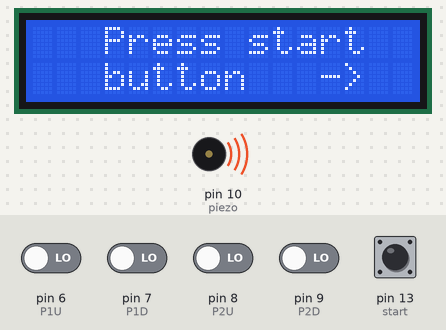
The sketch below on a simulated Arduino Uno, built with avr-gcc and run on an emulated ATmega328P. Parts: 16×2 character LCD, buzzer (waves = sounding). The test bench sets the inputs (shaded band); at power-on: pin 6 (P1U), pin 7 (P1D), pin 8 (P2U), pin 9 (P2D), pin 13 (start) LOW.

Above: at 5.8 s.
5.9 s: pin 13 (start) pulled HIGH for 0.15 s
At 7.1 s:
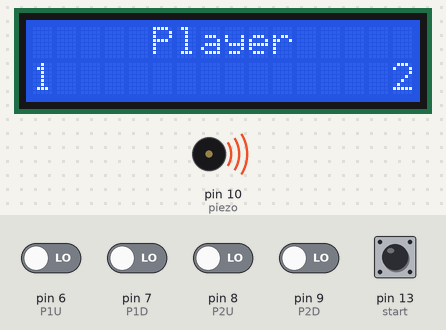
9.0 s: pin 6 (P1U) driven HIGH
At 11.33 s:
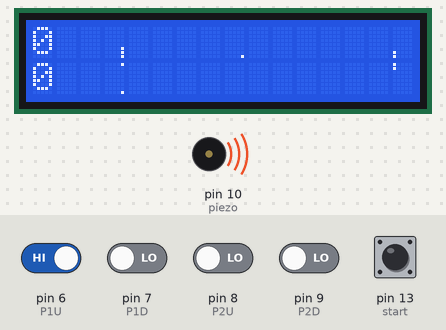
12.0 s: pin 7 (P1D) driven HIGH
At 12.55 s:
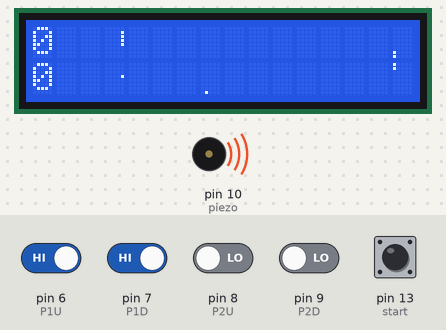
15.0 s: pin 6 (P1U) driven LOW
At 16.6 s:
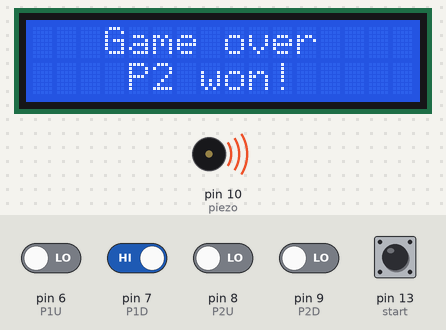
Timing chart, 0 to 18.1 s (numbered marks = the images above; inputs shaded):
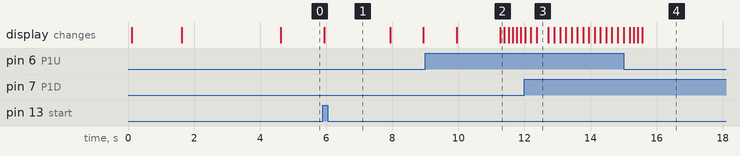

The sketch:

Ping_Pong_Game_Code_for_DIY.ino
```cpp
#include <LiquidCrystal.h>
LiquidCrystal lcd(12, 11, 5, 4, 3, 2);

#define start 13
#define P1U 6
#define P1D 7
#define P2U 8
#define P2D 9
#define piezo 10


byte paddle1[16] = {0, 0, 0, 0, 0, 0, 1, 1, 1, 1, 0, 0, 0, 0, 0, 0};
byte player11[8] = {0, 0, 0, 0, 0, 0, 1, 1};
byte player12[8] = {1, 1, 0, 0, 0, 0, 0, 0};

byte paddle2[16] = {0, 0, 0, 0, 0, 0, 16, 16, 16, 16, 0, 0, 0, 0, 0, 0};
byte player21[8] = {0, 0, 0, 0, 0, 0, 16, 16};
byte player22[8] = {16, 16, 0, 0, 0, 0, 0, 0};

byte ball[16] = {0, 0, 0, 0, 0, 0, 0, 1, 0, 0, 0, 0, 0, 0, 0, 0};
byte ball1[8] = {0, 0, 0, 0, 0, 0, 0, 1};
byte ball2[8] = {0, 0, 0, 0, 0, 0, 0, 0};


int x = 0, bounce = 0, v1 = 0, v2 = 0, v3 = 0;
char direction = 'L';
int score1 = 0, score2 = 0;
boolean game = 0;
int a = 0;

void setup() {
  pinMode(P1U, INPUT);
  pinMode(P1D, INPUT);
  pinMode(P2U, INPUT);
  pinMode(P2D, INPUT);
  pinMode(start, INPUT);
  pinMode(piezo, OUTPUT);

  piezoSound(50);
  lcd.begin(16, 2);
  lcd.clear();
  lcd.setCursor(2, 0);
  lcd.print("Arduino UNO");
  lcd.setCursor(1, 1);
  lcd.print("Ping Pong Game");
  delay(1500);
  lcd.clear();
  lcd.setCursor(0, 0);
  lcd.print("Developed by:");
  lcd.setCursor(0, 1);
  lcd.print("Group-10");
  delay(3000);
}
void loop() {
  while (game == 0) {
    for (a; a < 1; a++) {
      for (int i = 0; i < 16; i++) {
        if (6 <= i && i <= 9) {
          paddle1[i] = 1;
          paddle2[i] = 16;
        }

        else {
          paddle1[i] = 0;
          paddle2[i] = 0;
        }

        if (i == 7)ball[i] = 1;
        else ball[i] = 0;
      }
      x = 8;
      lcd.clear();
      lcd.setCursor(3, 0);
      lcd.print("Press start");
      lcd.setCursor(3, 1);
      lcd.print("button   ->");
    }


    if (digitalRead(start) == HIGH) {
      lcd.clear();
      lcd.setCursor(5, 0);
      lcd.print("Player");
      lcd.setCursor(0, 1);
      lcd.print("1");
      lcd.setCursor(15, 1);
      lcd.print("2");
      delay(2000);

      for (int i = 3; i > 0; i--) {
        lcd.clear();
        lcd.setCursor(4, 0);
        lcd.print("Be ready!");
        lcd.setCursor(8, 1);
        lcd.print(i);
        if (i == 1)piezoSound(100);
        delay(1000);
      }
      a = 0;
      game = 1;
    }
    delay(100);
  }


  if (digitalRead(P1U) == HIGH) {
    paddle1Up();
    delay(50);
  }
  if (digitalRead(P1D) == HIGH) {
    paddle1Down();
    delay(50);
  }
  if (digitalRead(P2U) == HIGH) {
    paddle2Up();
    delay(50);
  }
  if (digitalRead(P2D) == HIGH) {
    paddle2Down();
    delay(50);
  }


  for (int i = 0; i <= 7; i++) {
    player11[i] = paddle1[i];
  }

  for (int i = 0, j = 8; i <= 7, j <= 15; i++, j++) {
    player12[i] = paddle1[j];
  }


  for (int i = 0; i <= 7; i++) {
    player21[i] = paddle2[i];
  }

  for (int i = 0, j = 8; i <= 7, j <= 15; i++, j++) {
    player22[i] = paddle2[j];
  }


  for (int i = 0; i <= 7; i++) {
    ball1[i] = ball[i];
    delay(8);
  }

  for (int i = 0, j = 8; i <= 7, j <= 15; i++, j++) {
    ball2[i] = ball[j];
  }


  lcd.createChar(0, player11);
  lcd.createChar(1, player12);
  lcd.createChar(2, player21);
  lcd.createChar(3, player22);
  lcd.createChar(4, ball1);
  lcd.createChar(5, ball2);


  lcd.clear();
  lcd.setCursor(0, 0);
  lcd.print(score1);
  lcd.setCursor(0, 1);
  lcd.print(score2);

  lcd.setCursor(3, 0);
  lcd.write(byte(0));
  lcd.setCursor(3, 1);
  lcd.write(byte(1));
  lcd.setCursor(15, 0);
  lcd.write(byte(2));
  lcd.setCursor(15, 1);
  lcd.write(byte(3));
  lcd.setCursor(x, 0);
  lcd.write(byte(4));
  lcd.setCursor(x, 1);
  lcd.write(byte(5));


  if (x == 3) {
    for (int b = 0; b < 16; b++) {
      if (ball[b] != 0) {
        v1 = ball[b];
        v2 = paddle1[b];
      }
    }


    if (v1 == v2) {
      direction = 'R';
      score1 += 1;
      piezoSound(10);
    }


    else {
      lcd.clear();
      lcd.setCursor(3, 0);
      lcd.print("Game over");
      lcd.setCursor(4, 1);
      lcd.print("P2 won!");


      for (int i = 0; i < 3; i++) {
        piezoSound(500);
        delay(500);
      }
      score1 = score2 = 0;
      delay(1000);
      game = 0;
    }
  }


  if (x == 15) {
    for (int b = 0; b < 16; b++) {
      if (ball[b] != 0) {
        v1 = ball[b];
        v3 = paddle2[b];
      }
    }


    if (v1 == v3) {
      direction = 'L';
      score2 += 1;
      piezoSound(10);
    }


    else {
      lcd.clear();
      lcd.setCursor(3, 0);
      lcd.print("Game over");
      lcd.setCursor(4, 1);
      lcd.print("P1 won!");


      for (int i = 0; i < 3; i++) {
        piezoSound(500);
        delay(500);
      }
      score1 = score2 = 0;
      delay(1000);
      game = 0;
    }
  }


  if (direction == 'L') {
    for (int b = 0; b < 16; b++)
      if (ball[b] == 16) x -= 1;

    if (bounce == 0)
      ballLeftDown();
    else
      ballLeftUp();
  }


  if (direction == 'R') {
    for (int b = 0; b < 16; b++)
      if (ball[b] == 1) x += 1;

    if (bounce == 0)
      ballRightDown();
    else
      ballRightUp();
  }
}


void paddle1Up() {
  if (paddle1[0] != 1) {
    int temp = paddle1[0], i;
    for (i = 0; i < 16; i++)
      paddle1[i] = paddle1[i + 1];
    paddle1[i] = temp;
  }
}


void paddle1Down() {
  if (paddle1[15] != 1) {
    int temp = paddle1[15], i;
    for (i = 15; i > 0; i--)
      paddle1[i] = paddle1[i - 1];
    paddle1[i] = temp;
  }
}


void paddle2Up() {
  if (paddle2[0] != 16) {
    int temp = paddle2[0], i;
    for (i = 0; i < 16; i++)
      paddle2[i] = paddle2[i + 1];
    paddle2[i] = temp;
  }
}


void paddle2Down() {
  if (paddle2[15] != 16) {
    int temp = paddle2[15], i;
    for (i = 15; i > 0; i--)
      paddle2[i] = paddle2[i - 1];
    paddle2[i] = temp;
  }
}


void ballLeftDown() {

  if (ball[15] == 0) {
    int temp = ball[15], i;
    for (i = 15; i > 0; i--)
      ball[i] = ball[i - 1];
    ball[i] = temp;
    ballLeft();
  }
  else {
    bounce = 1;
    piezoSound(10);
  }
}

void ballLeftUp() {

  if (ball[0] == 0) {
    int temp = ball[0], i;
    for (i = 0; i < 15; i++)
      ball[i] = ball[i + 1];
    ball[i] = temp;
    ballLeft();
  }
  else {
    bounce = 0;
    piezoSound(10);
  }
}


void ballRightDown() {

  if (ball[15] == 0) {
    int temp = ball[15], i;
    for (i = 15; i > 0; i--)
      ball[i] = ball[i - 1];
    ball[i] = temp;
    ballRight();
  }
  else {
    bounce = 1;
    piezoSound(10);
  }
}


void ballRightUp() {

  if (ball[0] == 0) {
    int temp = ball[0], i;
    for (i = 0; i < 15; i++)
      ball[i] = ball[i + 1];
    ball[i] = temp;
    ballRight();
  }
  else {
    bounce = 0;
    piezoSound(10);
  }
}


void ballRight() {
  for (int b = 0; b < 16; b++) {
    if (ball[b] != 0) {
      if (ball[b] == 16)ball[b] = 8;
      else if (ball[b] == 8) ball[b] = 4;
      else if (ball[b] == 4) ball[b] = 2;
      else if (ball[b] == 2) ball[b] = 1;
      else if (ball[b] == 1) ball[b] = 16;
    }
  }
}


void ballLeft() {
  for (int b = 0; b < 16; b++) {
    if (ball[b] != 0) {
      if (ball[b] == 1)ball[b] = 2;
      else if (ball[b] == 2) ball[b] = 4;
      else if (ball[b] == 4) ball[b] = 8;
      else if (ball[b] == 8)ball[b] = 16;
      else if (ball[b] == 16)ball[b] = 1;
    }
  }
}


void piezoSound(int d) {
  analogWrite(piezo, 20);
  delay(d);
  analogWrite(piezo, 0);
}
```

Measured:
- after the input at 5.9 s, the display: changes at once (image 1)
